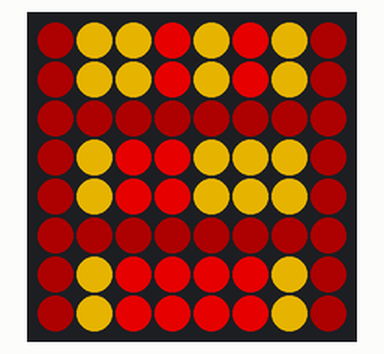
Bench run of a program on a simulated Raspberry Pi (BCM pin numbers) with a Sense HAT. Parts: the Sense HAT's 8×8 RGB LED matrix. Dim RGB values are drawn brighter than linear; the clock reads 2024-03-15 10:24:30 at power-on unless the program sets it; random numbers come from a fixed seed.

Above: at 0.4 s.
At 3.0 s:
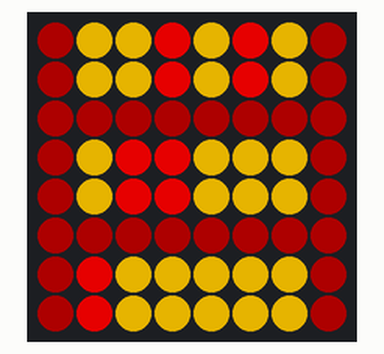
At 6.9 s:
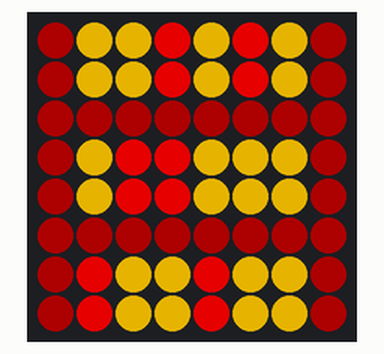
At 14.7 s:
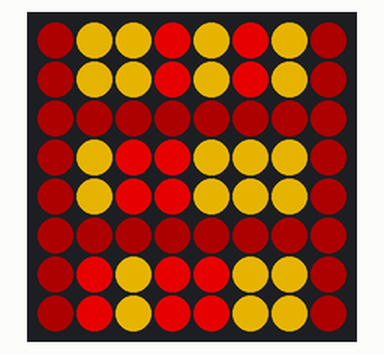
At 22.5 s:
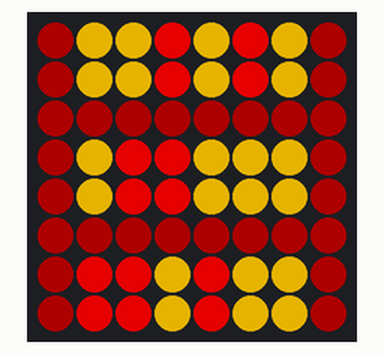
At 30.3 s:
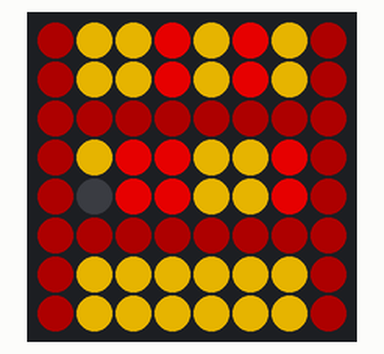

Measured:
- what the display in image 0 shows lasts 1.0 s, from 0.3 s to 1.3 s

The program:

wopr_binary_clock.py
```python
#!/usr/bin/env python3
# ========================================================================
# wopr_binary_clock.py
#
# Description: This project simulates a binary clock in the style of the
#              WOPR supercomputer on a Raspberry Pi Sense HAT. The LED
#              matrix dynamically updates to display the current time
#              using binary-coded columns for hours, minutes, and seconds.
# Features:
#
#   - Binary Clock Representation: Uses red LEDs for binary 1 and amber
#     LEDs for binary 0.
#   - Ambient Glow: A dim red background mimics the aesthetic of WOPR.
#   - Flashing Effect: The seconds column flashes briefly every second to
#     simulate activity.
#   - Flickering Effect: Some LEDs randomly flicker to create a more
#     dynamic and realistic display.
#   - Smooth Animation: Updates happen with subtle fading transitions.
#
# Author: Jim Ing
# Date: 2025-01-02
# ========================================================================

import time
import random
from config import sense

# Define colors
OFF = [0, 0, 0]       # LED off
RED = [255, 0, 0]     # Red for binary 1
AMBER = [255, 191, 0] # Amber for binary 0
DIM_RED = [50, 0, 0]  # Dim red background glow
FLASH = [255, 100, 0] # Flashing effect for seconds

# Convert number to a 6-bit binary list
def number_to_binary_list(number, length=6):
    return [int(bit) for bit in f"{number:0{length}b}"]

# Generate the binary clock LED matrix
def generate_binary_clock_matrix(flash=False, flicker=False, print_time=False):
    current_time = time.localtime()
    hours, minutes, seconds = current_time.tm_hour, current_time.tm_min, current_time.tm_sec

    # Convert time to binary
    hours_bin = number_to_binary_list(hours, 6)
    minutes_bin = number_to_binary_list(minutes, 6)
    seconds_bin = number_to_binary_list(seconds, 6)

    # Print time to console every 15 minutes
    if print_time:
        print(f"Time: {hours:02}:{minutes:02}:{seconds:02} | "
              f"Binary: {''.join(map(str, hours_bin))} : {''.join(map(str, minutes_bin))} : {''.join(map(str, seconds_bin))}")

    # Start with ambient glow
    matrix = [[DIM_RED for _ in range(8)] for _ in range(8)]

    # Function to set two rows for each time component
    def place_binary(start_row, binary_list):
        for i in range(6):
            color = RED if binary_list[i] else (FLASH if (flash and start_row == 6) else AMBER)
            matrix[start_row][i + 1] = color  # Shifted right by 1 column
            matrix[start_row + 1][i + 1] = color  # Duplicate for double height

    # Apply binary values to the matrix
    place_binary(0, hours_bin)   # Hours: rows 0-1
    place_binary(3, minutes_bin) # Minutes: rows 3-4
    place_binary(6, seconds_bin) # Seconds: rows 6-7

    # Flickering effect on random pixels
    if flicker and random.random() < 0.2:
        x, y = random.randint(1, 7), random.randint(0, 7)  # Adjusted x range to avoid column 0
        matrix[y][x] = OFF if matrix[y][x] != OFF else DIM_RED

    return [pixel for row in matrix for pixel in row]

# Main loop for updating the display
def binary_clock():
    last_console_print = -1  # Initialize with an invalid minute value
    try:
        while True:
            current_minute = time.localtime().tm_min

            # Print time every 15 minutes
            print_time = current_minute % 15 == 0 and current_minute != last_console_print
            if print_time:
                last_console_print = current_minute

            for _ in range(3):  # Fading effect loop
                sense.set_pixels(generate_binary_clock_matrix(flash=True, flicker=True, print_time=print_time))
                time.sleep(0.1)
            sense.set_pixels(generate_binary_clock_matrix(flash=False, flicker=True))
            time.sleep(1)  # Standard update interval
    except KeyboardInterrupt:
        sense.clear()

if __name__ == "__main__":
    binary_clock()
```

config.py
```python
#!/usr/bin/env python3
# ========================================================================
# config.py
#
# Description: Global configuration.
#
# Author: Jim Ing
# Date: 2024-08-29
# ========================================================================

from sense_hat import SenseHat
#from sense_hat import SenseHat, ACTION_PRESSED, ACTION_HELD, ACTION_RELEASED

sense = SenseHat()

sense.rotation = 0
sense.low_light = True
```
